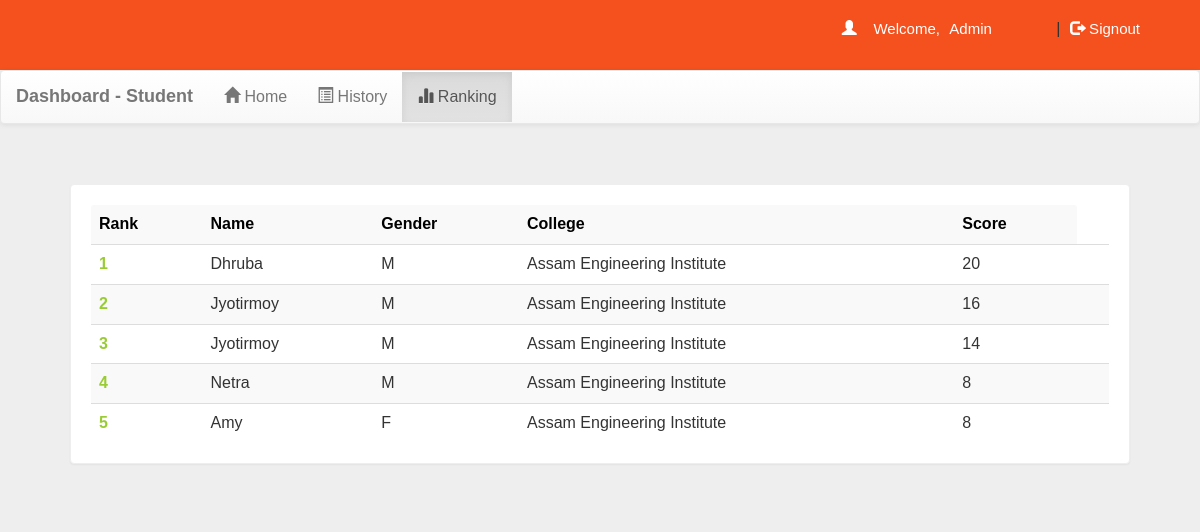
Page /account.php?q=3 (signed in) on the committed database.
### tables this page shows
CREATE TABLE `rank` (
  `email` varchar(50) NOT NULL,
  `score` int(11) NOT NULL,
  `time` timestamp NOT NULL DEFAULT current_timestamp() ON UPDATE current_timestamp()
);

CREATE TABLE `user` (
  `name` varchar(50) NOT NULL,
  `gender` varchar(5) NOT NULL,
  `college` varchar(100) NOT NULL,
  `email` varchar(50) NOT NULL,
  `mob` bigint(20) NOT NULL,
  `password` varchar(50) NOT NULL
);

### account.php (the view, shortened to what this page needs)
<!DOCTYPE html PUBLIC "-//W3C//DTD XHTML 1.0 Transitional//EN" "http://www.w3.org/TR/xhtml1/DTD/xhtml1-transitional.dtd">
<html xmlns="http://www.w3.org/1999/xhtml">
<head>
<link  rel="stylesheet" href="css/bootstrap.min.css"/>
 <link  rel="stylesheet" href="css/bootstrap-theme.min.css"/>
 <link rel="stylesheet" href="css/main.css">
 <link  rel="stylesheet" href="css/font.css">
</head>
<body>
<div class="header">
<div class="row" style="background-color:#f4511e;">
<div class="col-md-4 col-md-offset-2">
 <?php
 include_once 'dbConnection.php';
  if(!(isset($_SESSION['email']))){
header("location:index.php");
}
else
{
$name = $_SESSION['name'];
echo '<span class="pull-right top title1" ><span class="log1"><span class="glyphicon glyphicon-user" aria-hidden="true"></span>&nbsp;&nbsp;&nbsp;&nbsp;Welcome,</span> <a href="account.php?q=1" class="log log1">'.$name.'</a>&nbsp;|&nbsp;<a href="logout.php?q=account.php" class="log"><span class="glyphicon glyphicon-log-out" aria-hidden="true"></span>&nbsp;Signout</button></a></span>';
}?>
</div>
</div></div>
<div class="bg">
<nav class="navbar navbar-default title1">
  <div class="container-fluid">
    <div class="navbar-header">
      <a class="navbar-brand" href="account.php?q=1"><b>Dashboard - Student</b></a>
    </div>
    <div class="collapse navbar-collapse" id="bs-example-navbar-collapse-1">
      <ul class="nav navbar-nav navbar left">
        <li <?php if(@$_GET['q']==1) echo'class="active"'; ?> ><a href="account.php?q=1"><span class="glyphicon glyphicon-home" aria-hidden="true"></span>&nbsp;Home<span class="sr-only">(current)</span></a></li>
        <li <?php if(@$_GET['q']==2) echo'class="active"'; ?>><a href="account.php?q=2"><span class="glyphicon glyphicon-list-alt" aria-hidden="true"></span>&nbsp;History</a></li>
    <li <?php if(@$_GET['q']==3) echo'class="active"'; ?>><a href="account.php?q=3"><span class="glyphicon glyphicon-stats" aria-hidden="true"></span>&nbsp;Ranking</a></li>
  </ul>
      </div>
  </div>
</nav>
<div class="container">
<div class="row">
<div class="col-md-12">
<?php
if(@$_GET['q']== 3)
{
$q=mysqli_query($con,"SELECT * FROM rank  ORDER BY score DESC " )or die('Error223');
echo  '<div class="panel title">
<table class="table table-striped title1" >
<tr style="color:black"><td><b>Rank</b></td><td><b>Name</b></td><td><b>Gender</b></td><td><b>College</b></td><td><b>Score</b></td></tr>';
$c=0;
while($row=mysqli_fetch_array($q) )
{
$e=$row['email'];
$s=$row['score'];
$q12=mysqli_query($con,"SELECT * FROM user WHERE email='$e' " )or die('Error231');
while($row=mysqli_fetch_array($q12) )
{
$name=$row['name'];
$gender=$row['gender'];
$college=$row['college'];
}
$c++;
echo '<tr><td style="color:#99cc32"><b>'.$c.'</b></td><td>'.$name.'</td><td>'.$gender.'</td><td>'.$college.'</td><td>'.$s.'</td><td>';
}
echo '</table></div>';}
?>
</div></div></div></div>
</body>
</html>

### css/main.css (style rules this page uses)
body { overflow-x:hidden; width:100%; font-size: 12px !important; font-family: Montserrat, sans-serif; background:#eee; min-height:550px; background-attachment:fixed; }
.bg { min-height:540px; }
.panel { border-color:#eee; margin:40px; padding:20px; font: 15px "Century Gothic", "Times Roman", sans-serif; }
.title { font-family:'typo'; }
.header { background:#f4511e; height:70px; }
.title1 { font: 16px "Century Gothic", "Times Roman", sans-serif; }
.top { margin-top:20px; }
.log1 { font: 15px 'Montserrat', sans-serif; color:#fff; margin-left:10px; }
.log { margin:10px; margin-right:60px; margin-left:5px; color:#fff; text-decoration:none; font-size:20px; font-size:15px; }

### rows in the picture
rank: user.name "Dhruba", user.gender "M", user.college "Assam Engineering Institute", score "20"
rank: user.name "Jyotirmoy", user.gender "M", user.college "Assam Engineering Institute", score "16"
rank: score "14"
user: name "Jyotirmoy", gender "M", college "Assam Engineering Institute"
rank: user.name "Netra", user.gender "M", user.college "Assam Engineering Institute", score "8"
rank: user.name "Amy", user.gender "F", user.college "Assam Engineering Institute", score "8"

### other values in the picture
$name "Admin"
